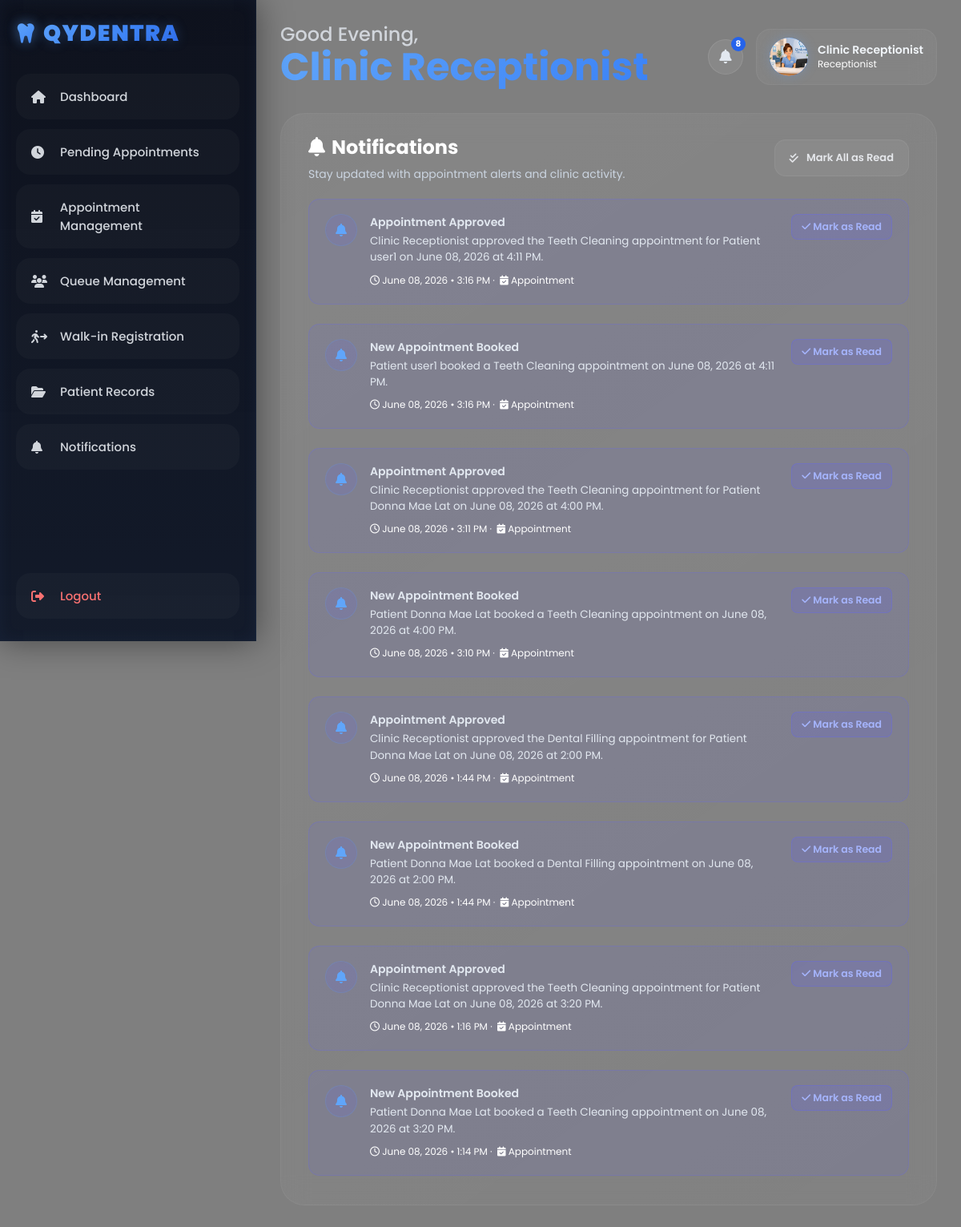
Page /receptionist/notifications.php (signed in) on the committed database.
### tables this page shows
CREATE TABLE `receptionist_notifications` (
  `receptionist_notification_id` varchar(10) NOT NULL,
  `receptionist_id` varchar(10) NOT NULL,
  `title` varchar(100) NOT NULL,
  `message` text NOT NULL,
  `type` enum('Appointment','Queue','System') DEFAULT 'Appointment',
  `status` enum('Unread','Read') DEFAULT 'Unread',
  `appointment_id` varchar(10) DEFAULT NULL,
  `created_at` timestamp NOT NULL DEFAULT current_timestamp(),
  PRIMARY KEY (`receptionist_notification_id`),
  KEY `receptionist_id` (`receptionist_id`),
  KEY `appointment_id` (`appointment_id`),
  CONSTRAINT `receptionist_notifications_ibfk_1` FOREIGN KEY (`receptionist_id`) REFERENCES `staffs` (`staff_id`),
  CONSTRAINT `receptionist_notifications_ibfk_2` FOREIGN KEY (`appointment_id`) REFERENCES `appointments` (`appointment_id`) ON DELETE SET NULL
);

### receptionist/notifications.php (the view, shortened to what this page needs)
<?php
include("../includes/auth_check.php");
$user_id = $_SESSION['user_id'];
$uid_esc = mysqli_real_escape_string($conn, $user_id);
?>
<?php include("../includes/receptionist_header.php"); ?>
<body>
<?php include("../includes/receptionist_sidebar.php"); ?>
<div class="main">
<?php include("../includes/receptionist_topbar.php"); ?>
<div class="table-container hover-glow">
<div class="table-header">
<div>
<h2><i class="fa-solid fa-bell" style="color:#ffffff; margin-right:8px;"></i>Notifications</h2>
<p>Stay updated with appointment alerts and clinic activity.</p>
</div>
<?php
$unread_check = mysqli_fetch_assoc(mysqli_query($conn,
    "SELECT COUNT(*) AS cnt FROM receptionist_notifications
     WHERE receptionist_id = '$uid_esc' AND status = 'Unread'"
));
if ((int)$unread_check['cnt'] > 0):
?>
<form method="POST">
<button type="submit" name="mark_all_read" class="table-btn">
<i class="fa-solid fa-check-double"></i> Mark All as Read
</button>
</form>
<?php endif; ?>
</div>
<div class="notification-wrapper">
<?php
$result = mysqli_query($conn,
    "SELECT * FROM receptionist_notifications
     WHERE receptionist_id = '$uid_esc'
     ORDER BY created_at DESC"
);
if (mysqli_num_rows($result) > 0) {
    while ($row = mysqli_fetch_assoc($result)) {
        $isUnread = ($row['status'] === 'Unread');
        $type     = $row['type'] ?? 'Appointment';
        $typeIcon = match($type) {
            'Queue'  => 'fa-list-ol',
            'System' => 'fa-gear',
            default  => 'fa-calendar-check',
        };
?>
<div class="notification-card <?php echo $isUnread ? 'unread' : ''; ?>">
<div class="notification-icon">
<i class="fa-solid <?php echo $isUnread ? 'fa-bell' : 'fa-circle-check'; ?>"></i>
</div>
<div class="notification-content">
<?php if (!empty($row['title'])): ?>
<strong><?php echo htmlspecialchars($row['title']); ?></strong>
<?php endif; ?>
<p><?php echo htmlspecialchars($row['message']); ?></p>
<small>
<i class="fa-regular fa-clock"></i>
<?php echo date("F d, Y • g:i A", strtotime($row['created_at'])); ?>
&nbsp;·&nbsp;
<span class="notif-type-badge">
<i class="fa-solid <?php echo $typeIcon; ?>"></i>
<?php echo htmlspecialchars($type); ?>
</span>
</small>
</div>
<div class="notification-actions">
<?php if ($isUnread): ?>
<form method="POST" style="margin:0;">
<button type="submit" name="mark_read" class="mark-read-btn">
<i class="fa-solid fa-check"></i> Mark as Read
</button>
</form>
<?php else: ?>
<span class="read-label">
<i class="fa-solid fa-circle-check"></i> Read
</span>
<?php endif; ?>
</div>
</div>
<?php
    }
} ?>
</div>
</div>
</div>
</body>
</html>

### assets/css/dashboard.css (style rules this page uses)
* { margin:0; padding:0; box-sizing:border-box; font-family:'Poppins',sans-serif; }
body { background: linear-gradient(rgba(0, 0, 0, 0.5), rgba(0, 0, 0, 0.5)), url('../img/clinic_backgroun.png'); background-size:cover; background-position:center; background-attachment:fixed; min-height:100vh; display:flex; color:white; overflow-x:hidden; }
.main { margin-left:320px; padding:30px; width:100%; }
.table-container { padding:24px 34px; border-radius:30px; background: linear-gradient( 145deg, rgba(255,255,255,0.05), rgba(255,255,255,0.025) ); border:1px solid rgba(255,255,255,0.05); backdrop-filter:blur(16px); margin-top:0px; width:100%; overflow-x:auto; overflow-y:visible; max-width:100%; }
.table-header { display:flex; justify-content:space-between; align-items:center; margin-bottom:20px; }
.table-header div { display:flex; flex-direction:column; gap:6px; }
.table-header h2 { font-size:24px; font-weight:700; margin:0; }
.table-header p { font-size:14px; color:#ffffff; line-height:1.5; margin:0; }
.table-btn { display:inline-flex; align-items:center; justify-content:center; gap:10px; padding:12px 18px; border-radius:14px; background:rgba(255,255,255,0.05); border:1px solid rgba(255,255,255,0.06); color:#e5e7eb; font-size:13px; font-weight:600; cursor:pointer; text-decoration:none; white-space:nowrap; transition:0.3s ease; }
.table-btn i { font-size:13px; color:inherit; }
.notification-wrapper { display:flex; flex-direction:column; gap:12px; margin-top:10px; }
.notification-card { display:flex; align-items:flex-start; gap:14px; padding:16px 18px; border-radius:16px; background:rgba(255,255,255,0.04); border:1px solid rgba(255,255,255,0.06); position:relative; transition:0.3s ease; }
.notification-icon { width:44px; height:44px; border-radius:14px; display:flex; align-items:center; justify-content:center; background:rgba(96,165,250,0.18); border:1px solid rgba(96,165,250,0.18); flex-shrink:0; }
.notification-icon i { color:#60A5FA; font-size:16px; }
.notification-content { flex:1; }
.notification-content p { font-size:14px; color:#e5e7eb; margin-bottom:6px; line-height:1.4; }
.notification-content small { font-size:12px; color:#ffffff; }
.notification-card.unread { background: linear-gradient(135deg, rgba(99,102,241,0.08), rgba(96,165,250,0.06)); border-color: rgba(99,102,241,0.28); }
.notification-actions { display: flex; flex-direction: column; align-items: flex-end; gap: 8px; flex-shrink: 0; margin-left: auto; }
.mark-read-btn { background: rgba(99,102,241,0.18); color: #a5b4fc; border: 1px solid rgba(99,102,241,0.35); border-radius: 8px; padding: 6px 12px; font-size: 0.78rem; font-weight: 600; cursor: pointer; transition: background 0.2s, color 0.2s; white-space: nowrap; }
.notification-content p, .pat-notif-msg { color: #e2e8f0 !important; }
.notification-content small, .pat-notif-time { color: #ffffff !important; }

### assets/css/receptionist.css (style rules this page uses)
.notification-content strong { display: block; font-size: 0.9rem; margin-bottom: 2px; color: var(--text-primary, #1a202c); }
.notification-card { display: flex; align-items: flex-start; gap: 16px; padding: 18px 20px; border-radius: 14px; background: rgba(255,255,255,0.04); border: 1px solid rgba(255,255,255,0.07); margin-bottom: 12px; transition: background 0.2s; }
.notification-card.unread { background: rgba(99,102,241,0.1); border-color: rgba(99,102,241,0.25); }
.notification-actions { display: flex; flex-direction: column; align-items: flex-end; gap: 8px; margin-left: auto; flex-shrink: 0; }
.mark-read-btn { background: rgba(99,102,241,0.18); color: #a5b4fc; border: 1px solid rgba(99,102,241,0.35); border-radius: 8px; padding: 6px 12px; font-size: 0.78rem; font-weight: 600; cursor: pointer; transition: background 0.2s, color 0.2s; white-space: nowrap; }
.notification-content strong { display: block; font-size: 0.88rem; color: #e2e8f0; margin-bottom: 3px; font-weight: 600; }
.notification-content p { color: #ffffff; font-size: 0.84rem; margin-bottom: 4px; line-height: 1.5; }
.notification-content small { color: #475569; font-size: 0.75rem; }
.notification-icon { width: 40px; height: 40px; border-radius: 50%; background: rgba(99,102,241,0.15); display: flex; align-items: center; justify-content: center; color: #818cf8; font-size: 1rem; flex-shrink: 0; }
table th, table td, .table-container p, .table-header p, .card p, .service-info p, .table-date, .queue-pill, .empty-state p { color: #cbd5e1; }

### rows in the picture
receptionist_notifications: title "Appointment Approved", message "Clinic Receptionist approved the Teeth Cleaning appointment for Patient user1 on June 08, 2026 at 4:11 PM.", created_at "June 08, 2026 • 3:16 PM", type "Appointment"
receptionist_notifications: title "New Appointment Booked", message "Patient user1 booked a Teeth Cleaning appointment on June 08, 2026 at 4:11 PM.", created_at "June 08, 2026 • 3:16 PM", type "Appointment"
receptionist_notifications: title "Appointment Approved", message "Clinic Receptionist approved the Teeth Cleaning appointment for Patient Donna Mae Lat on June 08, 2026 at 4:00 PM.", created_at "June 08, 2026 • 3:11 PM", type "Appointment"
receptionist_notifications: title "New Appointment Booked", message "Patient Donna Mae Lat booked a Teeth Cleaning appointment on June 08, 2026 at 4:00 PM.", created_at "June 08, 2026 • 3:10 PM", type "Appointment"
receptionist_notifications: title "Appointment Approved", message "Clinic Receptionist approved the Dental Filling appointment for Patient Donna Mae Lat on June 08, 2026 at 2:00 PM.", created_at "June 08, 2026 • 1:44 PM", type "Appointment"
receptionist_notifications: title "New Appointment Booked", message "Patient Donna Mae Lat booked a Dental Filling appointment on June 08, 2026 at 2:00 PM.", created_at "June 08, 2026 • 1:44 PM", type "Appointment"
receptionist_notifications: title "Appointment Approved", message "Clinic Receptionist approved the Teeth Cleaning appointment for Patient Donna Mae Lat on June 08, 2026 at 3:20 PM.", created_at "June 08, 2026 • 1:16 PM", type "Appointment"
receptionist_notifications: title "New Appointment Booked", message "Patient Donna Mae Lat booked a Teeth Cleaning appointment on June 08, 2026 at 3:20 PM.", created_at "June 08, 2026 • 1:14 PM", type "Appointment"

### other values in the picture
$greeting "Good Evening"
$name "Clinic Receptionist"
$topbar_unread "8"
